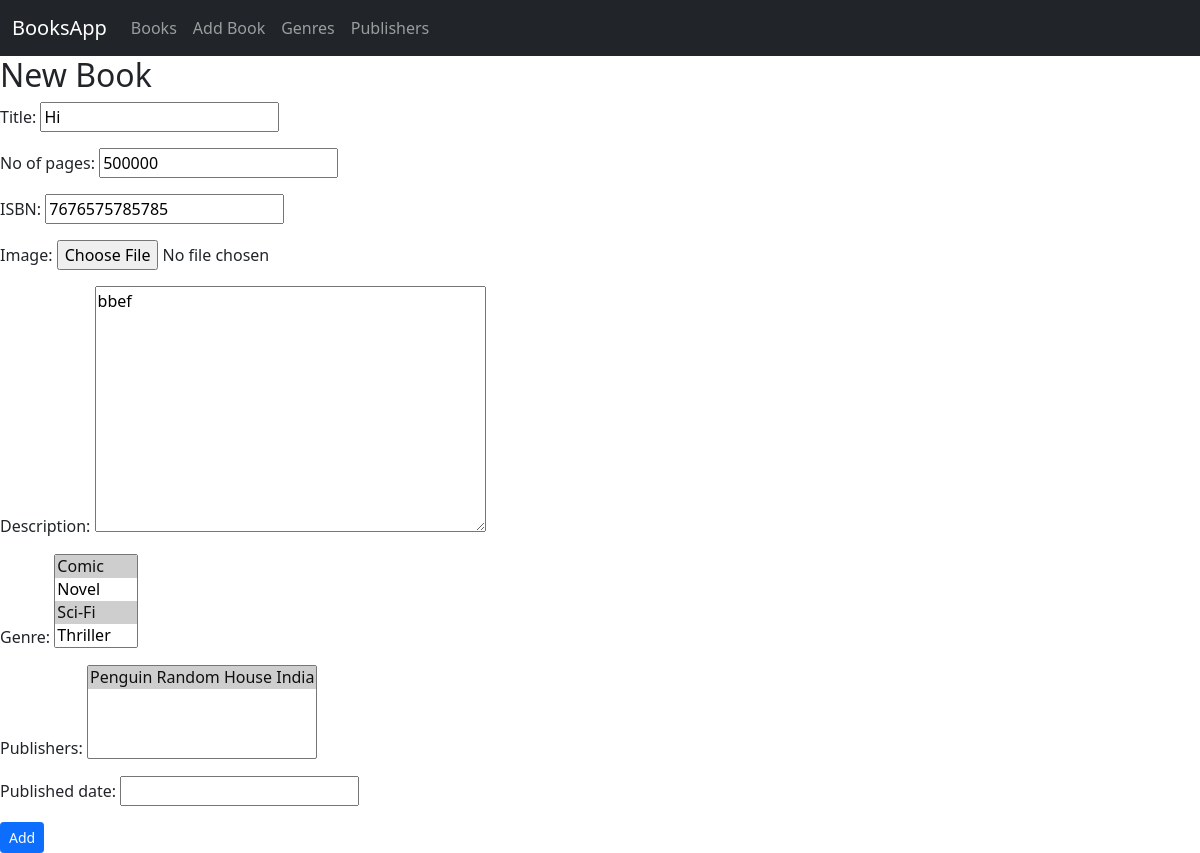
/booksapp/update/1/, run on an earlier commit of the app's database.
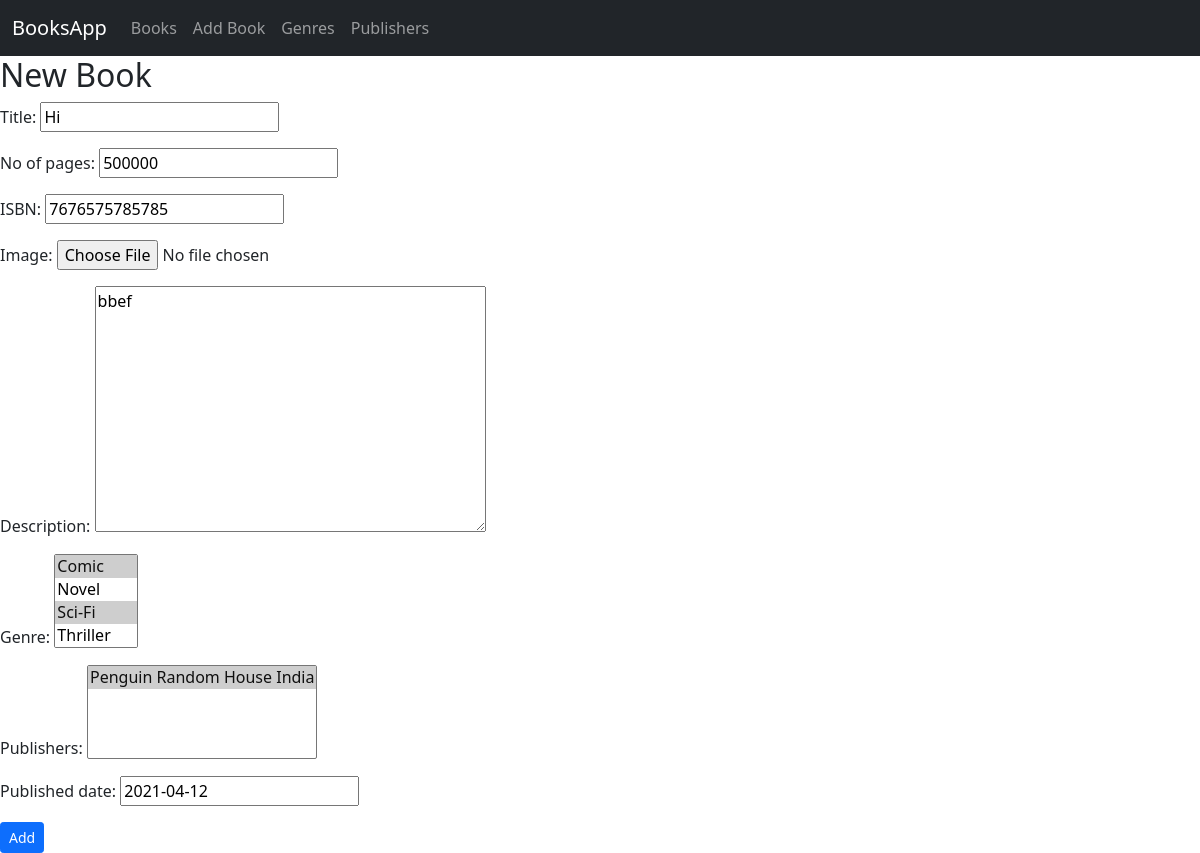
And on a later commit of the database.
### booksapp/models.py (models this page shows, shortened)
class Book(models.Model):
    title = models.CharField(max_length=100)
    isbn = models.CharField('ISBN', max_length = 20, unique = True)
    no_of_pages = models.IntegerField()
    image = models.ImageField(null=True,blank=True)
    description = models.TextField(max_length = 2000)
    author = models.ForeignKey(User, on_delete = models.SET_NULL, null = True)
    genre  = models.ManyToManyField('Genre')
    publishers = models.ManyToManyField('Publisher')
    published_date = models.DateField(null = True, blank = True)

### booksapp/views.py (the view)
# urls.py: path('update/<int:pk>/',views.updateBook, name="update_book"),
def updateBook(request,pk):
    book = Book.objects.get(id=pk)
    form = BookForm(request.POST or None, instance = book)
    if form.is_valid():
        form.save()
        return redirect('list-of-books')
    context = {
        'form': form,
    }
    return render(request, "booksapp/book_edit.html", context)

### booksapp/forms.py
class BookForm(forms.ModelForm):
    class Meta:
        model = Book
        fields = ('title','no_of_pages','isbn','image','description','genre','publishers','published_date')

### booksapp/models.py (called while the page is built)
    def __str__(self):
        return self.name

    def __str__(self):
        return self.name

### booksapp/templates/booksapp/book_edit.html (shortened to what this page needs)
{% extends "base_generic.html" %}
{% block content %}
    <h2>New Book</h2>
    <form method = 'POST'>
        {{ form.as_p }}
        <button type="submit" class="btn btn-primary btn-sm">Add</button>
    </form>
{% endblock %}

What changed in the data, as far as the page shows it:
changed Book "Hi": published_date (not shown) → "2021-04-12"
